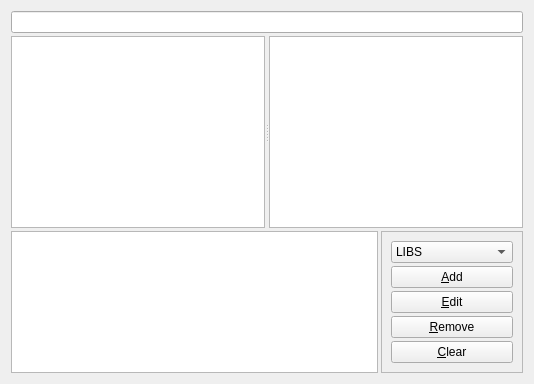
     <widget class="QWidget" name="wSettings" >
      <layout class="QGridLayout" >
    
       <property name="horizontalSpacing" >
        <number>3</number>
       </property>
       <property name="verticalSpacing" >
        <number>3</number>
       </property>
       <item row="2" column="0" colspan="2" >
        <widget class="QSplitter" name="sDirsFiles" >
         <property name="orientation" >
          <enum>Qt::Horizontal</enum>
         </property>
         <widget class="QListView" name="lvDirs" />
         <widget class="QListWidget" name="lwFiles" />
        </widget>
       </item>
       <item row="1" column="0" colspan="2" >
        <widget class="QLineEdit" name="leDir" />
       </item>
       <item row="3" column="1" >
        <widget class="QFrame" name="lVariables" >
         <property name="sizePolicy" >
          <sizepolicy vsizetype="Fixed" hsizetype="Preferred" >
           <horstretch>0</horstretch>
           <verstretch>0</verstretch>
          </sizepolicy>
         </property>
         <property name="frameShape" >
          <enum>QFrame::StyledPanel</enum>
         </property>
         <layout class="QVBoxLayout" >
          <property name="spacing" >
           <number>3</number>
          </property>
       
          <item>
           <widget class="QComboBox" name="cbVariables" >
            <item>
             <property name="text" >
              <string>LIBS</string>
             </property>
             <property name="icon" >
              <iconset resource="../resources/QMake.qrc" >:/icons/icons/misc.png</iconset>
             </property>
            </item>
            <item>
             <property name="text" >
              <string>DEFINES</string>
             </property>
             <property name="icon" >
              <iconset resource="../resources/QMake.qrc" >:/icons/icons/include.png</iconset>
             </property>
            </item>
            <item>
             <property name="text" >
              <string>TRANSLATIONS</string>
             </property>
             <property name="icon" >
              <iconset resource="../resources/QMake.qrc" >:/icons/icons/translations.png</iconset>
             </property>
            </item>
            <item>
             <property name="text" >
              <string>INCLUDEPATH</string>
             </property>
             <property name="icon" >
              <iconset resource="../resources/QMake.qrc" >:/icons/icons/folder.png</iconset>
             </property>
            </item>
            <item>
             <property name="text" >
              <string>DEPENDPATH</string>
             </property>
             <property name="icon" >
              <iconset resource="../resources/QMake.qrc" >:/icons/icons/folder.png</iconset>
             </property>
            </item>
            <item>
             <property name="text" >
              <string>VPATH</string>
             </property>
             <property name="icon" >
              <iconset resource="../resources/QMake.qrc" >:/icons/icons/folder.png</iconset>
             </property>
            </item>
            <item>
             <property name="text" >
              <string>RESOURCES</string>
             </property>
             <property name="icon" >
              <iconset resource="../resources/QMake.qrc" >:/icons/icons/resource.png</iconset>
             </property>
            </item>
            <item>
             <property name="text" >
              <string>DEF_FILE</string>
             </property>
             <property name="icon" >
              <iconset resource="../resources/QMake.qrc" >:/icons/icons/file.png</iconset>
             </property>
            </item>
            <item>
             <property name="text" >
              <string>RC_FILE</string>
             </property>
             <property name="icon" >
              <iconset resource="../resources/QMake.qrc" >:/icons/icons/file.png</iconset>
             </property>
            </item>
            <item>
             <property name="text" >
              <string>RES_FILE</string>
             </property>
             <property name="icon" >
              <iconset resource="../resources/QMake.qrc" >:/icons/icons/file.png</iconset>
             </property>
            </item>
           </widget>
          </item>
          <item>
           <widget class="QPushButton" name="pbAddValue" >
            <property name="text" >
             <string>&amp;Add</string>
            </property>
            <property name="icon" >
             <iconset resource="../resources/QMake.qrc" >:/icons/icons/add.png</iconset>
            </property>
           </widget>
          </item>
          <item>
           <widget class="QPushButton" name="pbEditValue" >
            <property name="text" >
             <string>&amp;Edit</string>
            </property>
            <property name="icon" >
             <iconset resource="../resources/QMake.qrc" >:/icons/icons/edit.png</iconset>
            </property>
           </widget>
          </item>
          <item>
           <widget class="QPushButton" name="pbRemoveValue" >
            <property name="text" >
             <string>&amp;Remove</string>
            </property>
            <property name="icon" >
             <iconset resource="../resources/QMake.qrc" >:/icons/icons/remove.png</iconset>
            </property>
           </widget>
          </item>
          <item>
           <widget class="QPushButton" name="pbClearValues" >
            <property name="text" >
             <string>&amp;Clear</string>
            </property>
            <property name="icon" >
             <iconset resource="../resources/QMake.qrc" >:/icons/icons/clear.png</iconset>
            </property>
           </widget>
          </item>
         </layout>
        </widget>
       </item>
       <item row="3" column="0" >
        <widget class="QListWidget" name="lwValues" >
         <property name="sizePolicy" >
          <sizepolicy vsizetype="Ignored" hsizetype="Expanding" >
           <horstretch>0</horstretch>
           <verstretch>0</verstretch>
          </sizepolicy>
         </property>
        </widget>
       </item>
      </layout>
     </widget>
